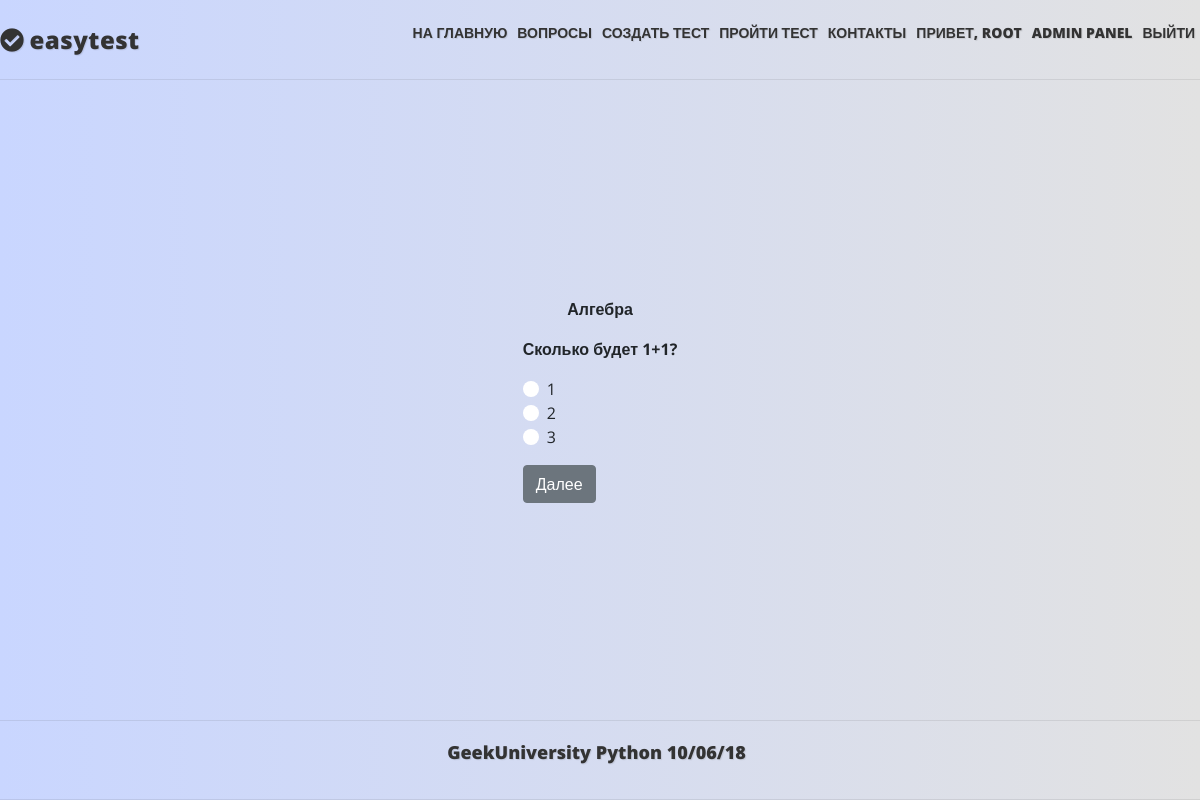
The app's page /test/1 (signed in) with its own data.
### mainapp/models.py (models this page shows, shortened)
class Core(models.Model):
    title = models.CharField(_('title'), max_length=250, blank=True)
    description = models.TextField(_('description'), blank=True)
    sort = models.IntegerField(_('sort'), default=0, null=True, blank=True)
    active = models.BooleanField(_('active'), default=True)
    deleted = models.BooleanField(_('deleted'), default=False)
    all_objects = models.Manager()
    objects = CoreManager()
    class Meta:
        abstract = True

class Question(Core):
    class Meta:
        verbose_name = _('Вопрос')
        verbose_name_plural = _('Вопросы')
    objects = QuestionManager()

class Test(Core):
    class Meta:
        verbose_name = _('Тест')
        verbose_name_plural = _('Тесты')
    owner = models.ForeignKey(User, null=False, blank=True, related_name='tests', on_delete=models.PROTECT)
    category = models.ForeignKey(TestCategory, null=True, blank=True, on_delete=models.SET_NULL)
    keywords = models.ManyToManyField(Keyword, blank=True, related_name='tests')
    questions = models.ManyToManyField(Question, blank=True, related_name='tests')
    max_questions = models.PositiveIntegerField(_('Count questions'), default=0, blank=True)
    required_correct_answers = models.PositiveIntegerField(_('Required correct answers'), default=0, blank=True)
    objects = TestManager()
    TEST_TYPE_CHOICES = (
        (0, 'teaching'),
        (1, 'exam'),
        )
    test_type = models.CharField(max_length=2, choices=TEST_TYPE_CHOICES, default=0)
    """ типы тестов - учебный и экзаменационный(на время и оценку) - это реализуем позже.
    Необходимо будет также добавить время на прохождение теста, проценты правильных ответов для разных оценок."""

class Answer(Core):
    class Meta:
        verbose_name = _('Ответ')
        verbose_name_plural = _('Ответы')
    is_correct = models.BooleanField(_('is correct'), default=False)
    question = models.ForeignKey(Question, null=True, blank=True, related_name='answers', on_delete=models.CASCADE)
    def __str__(self):
        return f'{self.description}'

### mainapp/views.py (the view)
# urls.py: path('test/<int:pk>', mainapp.QuestionList.as_view(), name='test'),
class QuestionList(LoginRequiredMixin, ListView):
    model = Question
    login_url = reverse_lazy('authapp:login')
    paginate_by = 1
    def get_queryset(self):
        return self.model.objects.get_test(self.kwargs['pk'])

### mainapp/models.py (called while the page is built)
    def get_queryset(self):
        return CoreQuerySet(self.model).filter(active=True, deleted=False)

    def get_test(self, pk):
        return self.filter(tests=pk)

### mainapp/templates/mainapp/question_list.html (shortened to what this page needs)
{% extends "base.html" %}
{% load static i18n %}
{% block content %}
    {% with current_kwargs=request.resolver_match.kwargs.pk  %}
        <div class="center">
            {% for object in object_list %}
                <p><b>{{ object.tests.all.0.title }}</b></p>
                <form action="{% url 'mainapp:result_update' current_kwargs %}" method="post">
                    <ul><b>{{ object.description }}</b></p>
                        {% for answer in object.answers.all %}
                            <div class="custom-control custom-radio">
                                <label class="custom-control-label" for="customRadio{{  forloop.counter }}">{{ answer }}</label>
                            </div>
                        {% endfor %}
                    </ul>
                    <input type="submit" class="btn btn-secondary" value="Далее">
                </form>
            {% endfor %}
        </div>
    {% endwith %}
{% endblock content %}

### templates/base.html (shortened to what this page needs)
{% load static i18n %}
<!DOCTYPE html>
<html lang="en">
<head>
    {% block styles %}
        <link rel="stylesheet" href="https://stackpath.bootstrapcdn.com/bootstrap/4.1.3/css/bootstrap.min.css">
        <link rel="stylesheet" href="{% static 'css/style.css' %}">
    {% endblock styles %}
    <link rel="stylesheet" href="https://use.fontawesome.com/releases/v5.4.1/css/all.css">
</head>
<body>
<div class="header">
    <div class="center_content_header">
        <div class="logo">
            <i class="fas fa-check-circle"></i>
            <a href="{% url 'mainapp:main' %}">easytest</a>
        </div>
        <div class="menu">
            <ul>
                <li><a href="{%  url 'mainapp:main' %}">{% trans 'НА ГЛАВНУЮ' %}</a></li>
                <li><a href="#">{% trans 'ВОПРОСЫ' %}</a></li>
                <li><a href="#">{% trans 'СОЗДАТЬ ТЕСТ' %}</a></li>
                <li><a href="#">{% trans 'ПРОЙТИ ТЕСТ' %}</a></li>
                <li><a href="#">{% trans 'КОНТАКТЫ' %}</a></li>
                {% if user.is_authenticated %}
                    <li><a href="{% url 'auth:edit' %}">{% trans 'Привет, '|upper %}{{ user.first_name|default:user.username|upper }}</a></li>
                    {% if user.is_staff %}
                        <li><a href="{% url 'admin:index' %}">{% trans 'Admin panel'|upper %}</a></li>
                    {% endif %}
                    <li><a href="{% url 'auth:logout' %}">{% trans 'Выйти'|upper %}</a></li>
                {% else %}
                     <li><a href="{% url 'auth:login' %}">{% trans 'Войти'|upper %}</a></li>
                {% endif %}
            </ul>
        </div>
    </div>
</div>
{% block content %}{% endblock content %}
<div class="footer">
    <p>GeekUniversity Python 10/06/18</p>
</div>
</body>
</html>

### mainapp/static/css/style.css (style rules this page uses)
* { padding: 0; margin: 0; }
body { display: flex; flex-direction: column; background: linear-gradient(to right, #c9d6ff, #e2e2e2); min-height: 100vh; font-family: 'Open Sans', Arial, sans-serif; }
.header, .footer { display: flex; min-height: 80px; border-bottom: 1px solid rgba(51, 51, 51, 0.1); justify-content: center; align-items: center; text-shadow: 1px 1px 1px rgba(0, 0, 0, .1); }
.center_content_header { display: flex; width: 1270px; justify-content: space-between; align-items: center; }
.logo { display: flex; align-items: center; font-weight: 900; padding: 0; font-size: 24px; text-shadow: 1px 1px 1px rgba(0, 0, 0, .1); letter-spacing: 0.5px; line-height: normal; color: #333333; }
.logo a { text-decoration: none; color: #333333; font-weight: 900; }
.header i { color: #333333; align-items: center; margin-right: 5px; }
.menu ul { display: flex; list-style: none; }
.menu li { padding: 0 5px; }
.menu a { text-decoration: none; color: #333333; font-weight: 900; font-size: 14px; }
.footer { border-top: 1px solid rgba(51, 51, 51, 0.1); }
.footer p { color: #333333; font-weight: 900; font-size: 18px; padding-right: 7px; }
.center { display: flex; flex-direction: column; flex: 1; justify-content: center; align-items: center; }
.custom-control-label::before { background-color: #fff; }

### records on screen
Question: tests.all.0 "Алгебра", description "Сколько будет 1+1?"
Answer: description "1"
Answer: description "2"
Answer: description "3"

### other values on screen
{{ user.first_name|default:user.username|upper }} "ROOT"
